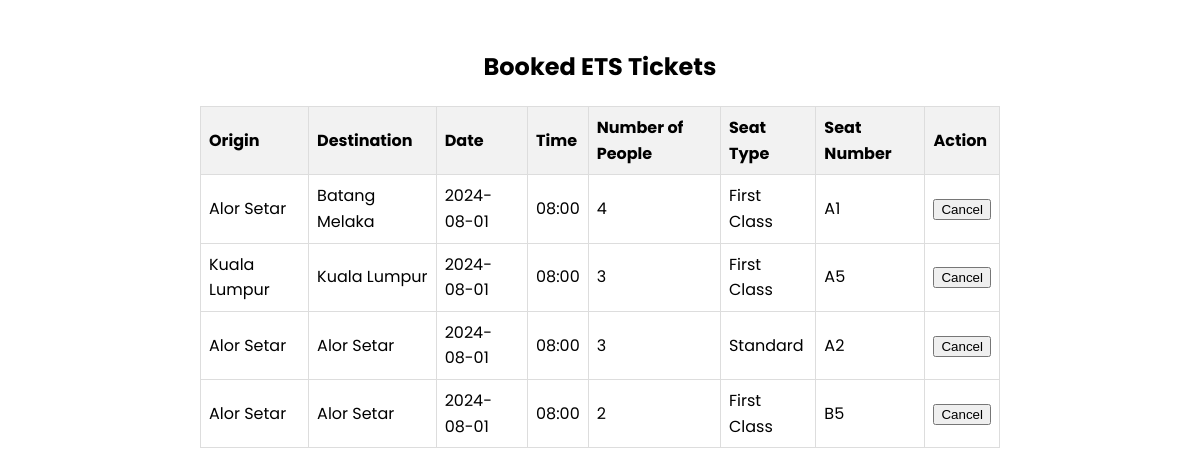
/ets_ticket (signed in), run on the app's committed database.
### tables this page shows
CREATE TABLE ets_bookings (
    id INTEGER PRIMARY KEY AUTOINCREMENT,
    origin TEXT NOT NULL,
    destination TEXT NOT NULL,
    date TEXT NOT NULL,
    time TEXT NOT NULL,
    num_people INTEGER NOT NULL,
    seat_type TEXT NOT NULL,
    seat_number INTEGER NOT NULL
);

### RailwayGo/auth.py (the view)
@auth.route('/ets_ticket')
@login_required
def ets_ticket():
    db = get_db_connection()
    cur = db.execute('SELECT * FROM ets_bookings')
    rows = cur.fetchall()
    bookings = []
    for row in rows:
        booking = dict(row)
        booking['ticket_price'] = calculate_ticket_price(booking)
        bookings.append(booking)
    db.close()
    session.pop('selected_seat', None)
    return render_template('ticket_ets.html', bookings=bookings)

### RailwayGo/auth.py (called while the page is built)
def login_required(f):
    @wraps(f)
    def decorated_function(*args, **kwargs):
        if 'user_id' not in session:
            flash('Please log in to access this page.', 'error')
            return redirect(url_for('auth.login'))
        return f(*args, **kwargs)
    return decorated_function

def get_db_connection():
    conn = sqlite3.connect('database.db')
    conn.row_factory = sqlite3.Row
    return conn

def calculate_ticket_price(booking):
    base_price_per_ticket = 12
    num_people = booking['num_people']
    total_price = num_people * base_price_per_ticket
    return total_price

### RailwayGo/templates/ticket_ets.html (shortened to what this page needs)
<!DOCTYPE html>
<html lang="en">
<head>
</head>
<body>
<div class="container">
    <h2>Booked ETS Tickets</h2>
    <table>
        <thead>
            <tr>
                <th>Origin</th>
                <th>Destination</th>
                <th>Date</th>
                <th>Time</th>
                <th>Number of People</th>
                <th>Seat Type</th>
                <th>Seat Number</th>
                <th>Action</th>
            </tr>
        </thead>
        <tbody>
            {% for booking in bookings %}
            <tr>
                <td>{{ booking['origin'] }}</td>
                <td>{{ booking['destination'] }}</td>
                <td>{{ booking['date'] }}</td>
                <td>{{ booking['time'] }}</td>
                <td>{{ booking['num_people'] }}</td>
                <td>{{ booking['seat_type'] }}</td>
                <td>{{ booking['seat_number'] }}</td>
                <td>
                    <form action="{{ url_for('auth.cancel_ticket', booking_id=booking['id']) }}" method="post">
                        <button type="submit">Cancel</button>
                    </form>
                </td>
            </tr>
            {% endfor %}
        </tbody>
    </table>
</div>
</body>
</html>

### RailwayGo/templates/ticket_ets.html (style rules this page uses)
body { font-family: 'Poppins', sans-serif; line-height: 1.6; padding: 20px; }
table { width: 100%; border-collapse: collapse; margin-top: 20px; }
th, td { border: 1px solid #ddd; padding: 8px; text-align: left; }
th { background-color: #f2f2f2; }
.container { max-width: 800px; margin: 0 auto; }
h2 { text-align: center; }

### data on the page
ets_bookings: origin "Alor Setar", destination "Batang Melaka", date "2024-08-01", time "08:00", num_people "4", seat_type "First Class", seat_number "A1"
ets_bookings: origin "Kuala Lumpur", destination "Kuala Lumpur", date "2024-08-01", time "08:00", num_people "3", seat_type "First Class", seat_number "A5"
ets_bookings: origin "Alor Setar", destination "Alor Setar", date "2024-08-01", time "08:00", num_people "3", seat_type "Standard", seat_number "A2"
ets_bookings: origin "Alor Setar", destination "Alor Setar", date "2024-08-01", time "08:00", num_people "2", seat_type "First Class", seat_number "B5"
